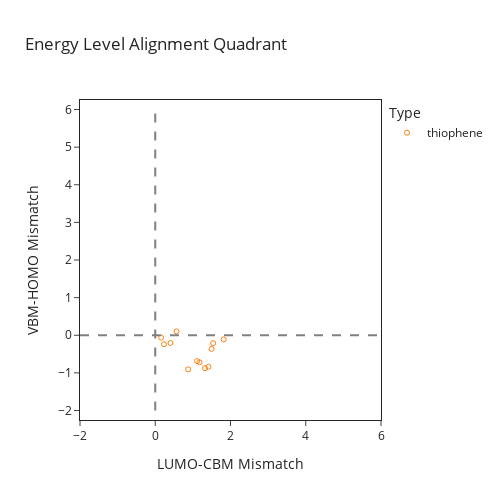

The cell this chart's notebook holds for it:
### Code cell
import plotly.graph_objects as go
import pandas as pd

def plot_energy_level_alignment_quadrant():

    # Create the Plotly figure
    fig = go.Figure()

    # Add scatter plot for energy level alignment with points colored by 'type'
    for alignment_type in dataframe['type'].unique():
        filtered_data = dataframe[dataframe['type'] == alignment_type]
        fig.add_trace(go.Scatter(
            x=filtered_data['lumo_cbm_mismatch'],
            y=filtered_data['vbm_homo_mismatch'],
            mode='markers',
            marker=dict(size=5, symbol='circle-open'),
            name=alignment_type,
            text=filtered_data.index,  # Optional: add index as hover text
            hovertemplate='LUMO-CBM Mismatch: %{x}<br>VBM-HOMO Mismatch: %{y}<br>Index: %{text}',
        ))

    # Add dashed lines for the quadrant boundaries
    fig.add_trace(go.Scatter(
        x=[0, 0],
        y=[-2, 6],
        mode='lines',
        line=dict(dash='dash', color='gray'),
        showlegend=False
    ))

    fig.add_trace(go.Scatter(
        x=[-2, 6],
        y=[0, 0],
        mode='lines',
        line=dict(dash='dash', color='gray'),
        showlegend=False
    ))

    # Update layout to ensure square axes area
    fig.update_layout(
        title='Energy Level Alignment Quadrant',
        xaxis=dict(title='LUMO-CBM Mismatch', range=[-2, 6], scaleanchor='y', scaleratio=1),
        yaxis=dict(title='VBM-HOMO Mismatch', range=[-2, 6]),
        width=500,
        height=500,
        template='simple_white',
        legend=dict(title='Type'),
    )
    fig.update_xaxes(showline=True, mirror=True)
    fig.update_yaxes(showline=True, mirror=True)

    return fig


fig = plot_energy_level_alignment_quadrant()
fig.show()

### Figure 1 — Plotly figure (JSON) as saved in the notebook; plotly's stock layout.template omitted (floating-point values rounded to 4 significant figures)
{"data": [{"hovertemplate": "LUMO-CBM Mismatch: %{x}<br>VBM-HOMO Mismatch: %{y}<br>Index: %{text}", "marker": {"size": 5, "symbol": "circle-open"}, "mode": "markers", "name": "nan", "text": [], "type": "scatter", "x": [], "y": []}, {"hovertemplate": "LUMO-CBM Mismatch: %{x}<br>VBM-HOMO Mismatch: %{y}<br>Index: %{text}", "marker": {"size": 5, "symbol": "circle-open"}, "mode": "markers", "name": "thiophene", "text": [101, 102, 179, 180, 181, 182, 189, 205, 206, 239, 35575, 36228], "type": "scatter", "x": [0.5646, 0.4055, 1.112, 1.415, 1.177, 0.8746, 1.498, 1.82, 1.323, 0.232, 1.538, 0.156], "y": [0.1028, -0.2065, -0.6877, -0.8369, -0.7197, -0.9068, -0.3619, -0.1119, -0.8753, -0.2377, -0.2092, -0.0627]}, {"line": {"color": "gray", "dash": "dash"}, "mode": "lines", "showlegend": false, "type": "scatter", "x": [0, 0], "y": [-2, 6]}, {"line": {"color": "gray", "dash": "dash"}, "mode": "lines", "showlegend": false, "type": "scatter", "x": [-2, 6], "y": [0, 0]}], "layout": {"height": 500, "legend": {"title": {"text": "Type"}}, "title": {"text": "Energy Level Alignment Quadrant"}, "width": 500, "xaxis": {"mirror": true, "range": [-2, 6], "scaleanchor": "y", "scaleratio": 1, "showline": true, "title": {"text": "LUMO-CBM Mismatch"}}, "yaxis": {"mirror": true, "range": [-2, 6], "showline": true, "title": {"text": "VBM-HOMO Mismatch"}}}}
